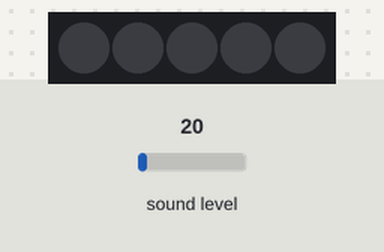
The program below on a simulated Raspberry Pi Pico running CircuitPython. On the bench: 5 RGB LEDs in strip order, left to right. The test bench sets the inputs (shaded band); at power-on: sound level 20. Dim RGB values are drawn brighter than linear.

Above: at 1.2 s.
1.3 s: sound level set to 128
At 1.87 s:
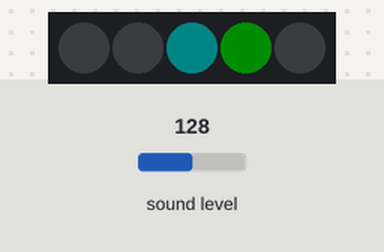
3.9 s: sound level set to 5
At 5.4 s:
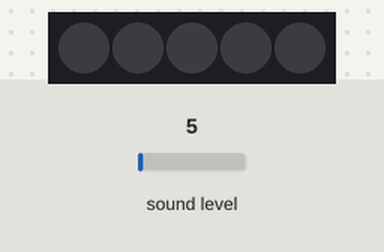
5.7 s: sound level set to 191
At 6.27 s:
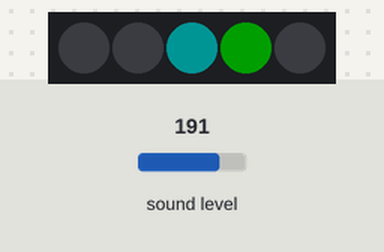
7.2 s: sound level set to 2
At 9.0 s:
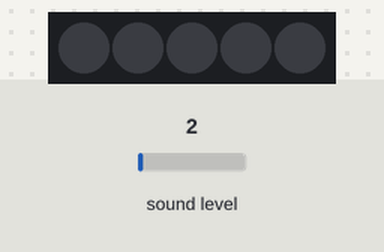
Timing chart, 0 to 10.1 s (numbered marks = the images above; inputs shaded):
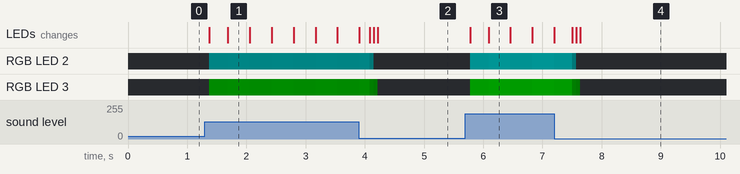

Measured:
- after the input at 1.3 s, RGB LED 2: alternates RGB(0, 8, 8) for 0.37 s and RGB(0, 7, 7) for 0.37 s, starting after 0.08 s; RGB LED 3: alternates RGB(0, 13, 0) for 0.37 s and RGB(0, 11, 0) for 0.37 s, starting after 0.08 s; the LEDs: first change after 0.08 s (image 1 shows a later state)
- after the input at 3.9 s, the LEDs: first differ from a run without the input after 0.18 s (image 2 shows a later state)
- after the input at 5.7 s, RGB LED 2: alternates RGB(0, 20, 20) for 0.37 s and RGB(0, 18, 18) for 0.34 s, starting after 0.08 s; RGB LED 3: alternates RGB(0, 30, 0) for 0.37 s and RGB(0, 27, 0) for 0.34 s, starting after 0.08 s; the LEDs: first change after 0.08 s (image 3 shows a later state)
- after the input at 7.2 s, the LEDs: first differ from a run without the input after 0.31 s (image 4 shows a later state)

The program:

neopixellightshow.py
```python
import board
import time
import array
import audiobusio
import neopixel

# Initialize PDM Microphone - maximum speed settings
mic = audiobusio.PDMIn(board.GP3, board.GP2, sample_rate=16000, bit_depth=16)
# Much smaller buffer for maximum speed
SAMPLE_SIZE = 256  # Minimal size for speed
samples = array.array('H', [0] * SAMPLE_SIZE)

# Initialize NeoPixel Strip (using 5 LEDs for spectrum display)
num_pixels = 5
pixel_pin = board.GP14
pixels = neopixel.NeoPixel(pixel_pin, num_pixels, brightness=0.4, auto_write=False)

# Ultra-fast spectrum configuration
FREQUENCY_BINS = num_pixels
MAX_MAGNITUDE = 10000  # Maximum audio level (LOWER = more sensitive)
MIN_MAGNITUDE = 100    # Minimum threshold to show (LOWER = more sensitive)
NOISE_GATE = 150      # Background noise filter (LOWER = more sensitive)

# Divide 256 samples into 5 frequency bands (~51 samples each)
BAND_SIZE = SAMPLE_SIZE // FREQUENCY_BINS  # ~51 samples per band

# Color palette for 5-LED spectrum (from low to high frequency)
SPECTRUM_COLORS = [
    (255, 0, 255),    # Magenta - Low bass (0-500 Hz)
    (0, 0, 255),      # Blue - Bass/Low mid (500-1500 Hz)
    (0, 255, 255),    # Cyan - Mid range (1500-3000 Hz)
    (0, 255, 0),      # Green - High mid (3000-5000 Hz)
    (255, 255, 0),    # Yellow - High frequencies (5000+ Hz)
]


def spectrum(samples):

    frequency_magnitudes = []

    # Process each frequency band
    for band in range(FREQUENCY_BINS):
        start_idx = band * BAND_SIZE
        # Ensure we don't exceed sample array
        end_idx = min(start_idx + BAND_SIZE, len(samples))

        # Get samples for this band
        band_samples = samples[start_idx:end_idx]

        if len(band_samples) == 0:
            frequency_magnitudes.append(0)
            continue

        # Energy calculation
        # Calculate center value
        center = sum(band_samples) // len(band_samples)
        energy = 0

        for sample in band_samples:
            diff = sample - center
            energy += diff * diff if diff > 0 else -diff * diff

        # Scale energy based on actual band size
        scaled_energy = energy >> 12  # Adjust scaling for larger bands
        if scaled_energy < NOISE_GATE:
            scaled_energy = 0

        frequency_magnitudes.append(scaled_energy)

    return frequency_magnitudes


def brightness(magnitude):

    if magnitude <= MIN_MAGNITUDE:
        return 0

    # Fast integer scaling - no floating point
    if magnitude >= MAX_MAGNITUDE:
        return 255

    # Simple linear mapping with bit shifting
    brightness = ((magnitude - MIN_MAGNITUDE) *
                  255) // (MAX_MAGNITUDE - MIN_MAGNITUDE)

    # Clamp to valid range
    return min(255, max(0, brightness))


def display(frequency_magnitudes):
    for i in range(num_pixels):
        magnitude = frequency_magnitudes[i] if i < len(
            frequency_magnitudes) else 0

        if magnitude > MIN_MAGNITUDE:
            # Brightness calculation
            led_brightness = brightness(magnitude)

            if led_brightness > 5:  # Skip very dim LEDs
                # Get base color and scale with bit operations
                base_color = SPECTRUM_COLORS[i]
                pixels[i] = (
                    (base_color[0] * led_brightness) >> 8,
                    (base_color[1] * led_brightness) >> 8,
                    (base_color[2] * led_brightness) >> 8
                )
            else:
                pixels[i] = (0, 0, 0)
        else:
            pixels[i] = (0, 0, 0)

    pixels.show()


# Simple peak hold array
peak_hold = [0] * num_pixels

while True:
    try:
        # Record audio samples
        mic.record(samples, len(samples))

        # Ultra-fast frequency analysis
        frequency_magnitudes = spectrum(samples)

        # Simple peak hold with decay
        for i in range(len(frequency_magnitudes)):
            if i < len(peak_hold):
                if frequency_magnitudes[i] > peak_hold[i]:
                    peak_hold[i] = frequency_magnitudes[i]
                else:
                    # Decay using bit shift (equivalent to multiply by ~0.9)
                    peak_hold[i] = (peak_hold[i] * 230) >> 8
                frequency_magnitudes[i] = peak_hold[i]

        # Update LEDs
        display(frequency_magnitudes)

    except Exception as e:
        # Quick error indication
        pixels.fill((255, 0, 0))
        pixels.show()
```
